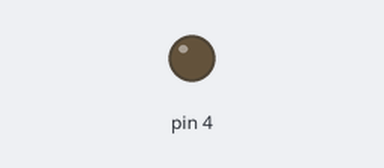
The sketch below on a simulated Arduino Uno, built with avr-gcc and run on an emulated ATmega328P. On the bench: output pins drawn as LEDs (lit = HIGH).

Above: at 0.6 s.
At 10.3 s:
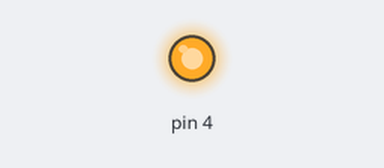
Timing chart, 0 to 26.9 s (numbered marks = the images above):
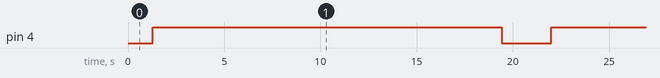

The sketch:

fadeing.ino
```cpp
void setup(){
  pinMode(4,OUTPUT);
}

void loop(){
  for(int i=0;i<=1023;i++){
    analogWrite(4,i);
    delay(10);
  }
  delay(200);
  for(int j=1023;j>=0;j--){
    analogWrite(4,j);
    delay(10);
  }


}
```

Measured:
- by itself, pin 4: alternates HIGH for 18.1 s and LOW for 2.6 s
